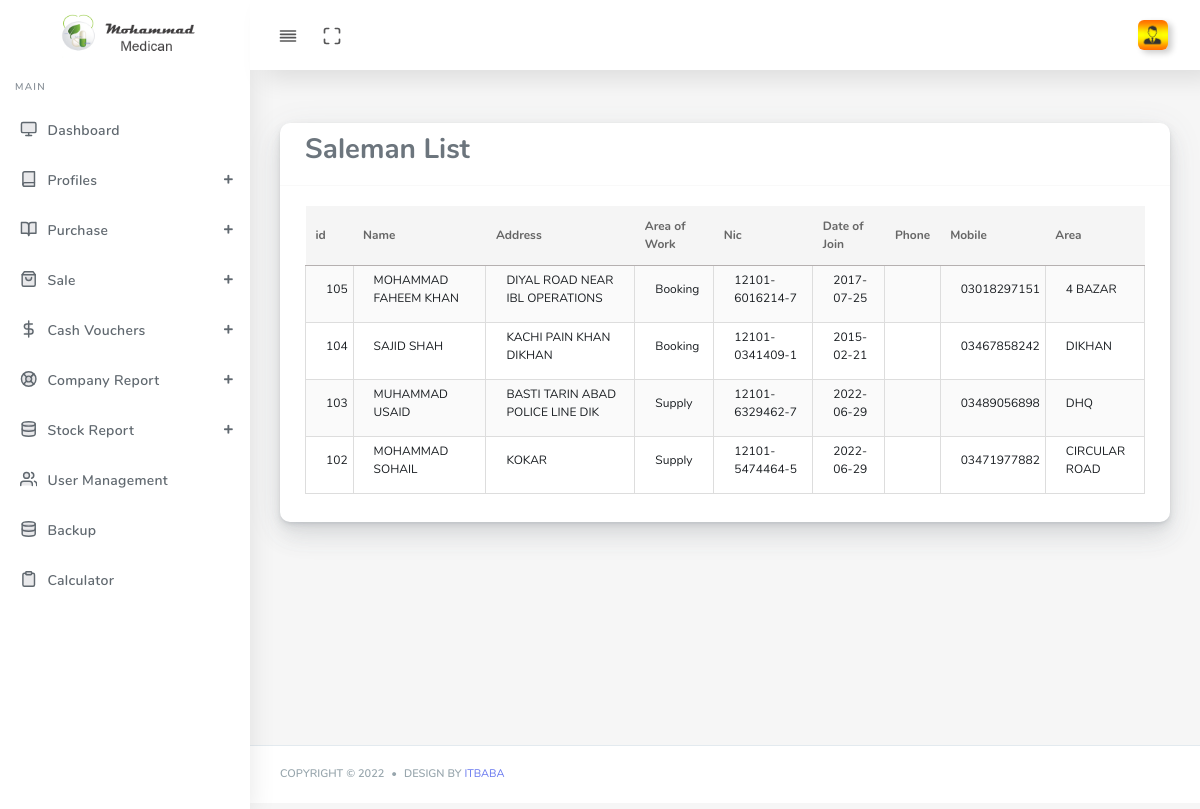
Screenshot of /saleman-list.php (signed in) with the database file from the repository.
### tables this page shows
CREATE TABLE IF NOT EXISTS `customers` (
  `id` varchar(255) NOT NULL,
  `companycode` varchar(255) DEFAULT NULL,
  `name` varchar(255) NOT NULL,
  `area` varchar(255) DEFAULT NULL,
  `address` text DEFAULT NULL,
  `contactperson` varchar(255) DEFAULT NULL,
  `mode` int(11) DEFAULT NULL,
  `licence` varchar(255) DEFAULT NULL,
  `ldate` date DEFAULT NULL,
  `phone` varchar(255) DEFAULT NULL,
  `mobile` varchar(255) DEFAULT NULL,
  `tax` float DEFAULT NULL,
  `dsr` varchar(255) DEFAULT NULL,
  `sas` varchar(255) DEFAULT NULL,
  `areaofwork` varchar(255) DEFAULT NULL,
  `nic` varchar(255) DEFAULT NULL,
  `designation` varchar(255) DEFAULT NULL,
  `ccode` varchar(255) DEFAULT NULL,
  `groupcode` int(11) DEFAULT NULL,
  `customertype` int(11) NOT NULL,
  PRIMARY KEY (`id`)
);

CREATE TABLE IF NOT EXISTS `ariainfo` (
  `sno` tinyint(4) NOT NULL AUTO_INCREMENT,
  `ariaid` varchar(10) DEFAULT NULL,
  `arianame` varchar(15) DEFAULT NULL,
  `status` tinyint(4) DEFAULT NULL,
  PRIMARY KEY (`sno`)
);

### saleman-list.php (the view, shortened to what this page needs)
<?php
include "include/header.php";
?>
</head>
<body >
  <?php include "include/menu.php"; ?>
      <div class="main-content">
        <section class="section">
          <div class="section-body">
            <div class="row">
              <div class="col-12">
                <div class="card">
                  <div class="card-header">
                    <h3>Saleman List</h3>
                  </div>
                  <div class="card-body">
                    <div class="table-responsive">
<table class="table table-striped table-hover text-dark mb-2" id="user_data" style="width:100%;">
<thead>
<tr>
<th >id</th>
<th >Name</th>
<th >Address</th>
<th >Area of Work</th>
<th >Nic</th>
<th >Date of Join</th>
<th >Phone</th>
<th >Mobile</th>
<th >Area</th>
</tr>
</thead>
<tbody>
<?php
include "db.php";
$q="select a.*,b.arianame
from customers as a ,ariainfo as b
where a.area=b.sno and a.customertype=3 order by a.id DESC
";
$s=$dbpdo->prepare($q);
$s->execute();
while($row = $s->fetch(PDO::FETCH_BOTH)){
echo "<tr>
<td>$row[0]</td>
<td>$row[2]</td>
<td>$row[address]</td>
<td>$row[areaofwork]</td>
<td>$row[nic]</td>
<td>$row[ldate]</td>
<td>$row[phone]</td>
<td>$row[mobile]</td>
<td>$row[arianame]</td>
</tr>
";
}
?>
  </tbody>
 </table>
               </div>
            </div></div>
            </div>
              </div>
            </div>
          </div>
     <?php include "include/footer.php";?>

### include/header.php (style rules this page uses)
#user_data { font-size:13px !important; color: #191d21 !important }
#user_data tr td { height: 0px; font-size: 12px; padding: 5px 5px 15px 20px; border: 1px solid #ddd !important; }
th { background-image: linear-gradient(#8ea0a0,#a9e0e2); border: 0px solid #333 !important; color: #583517; border-bottom: 1px solid #b5b0b0 !important; background: #ddd; font-size: 12px; }
thead { margin-bottom:5px; }

### rows the page displays
customers: id "105", name "MOHAMMAD FAHEEM KHAN", address "DIYAL ROAD NEAR IBL OPERATIONS", areaofwork "Booking", nic "12101-6016214-7", ldate "2017-07-25", mobile "03018297151", ariainfo.arianame "4 BAZAR"
customers: id "104", name "SAJID SHAH", address "KACHI PAIN KHAN DIKHAN", areaofwork "Booking", nic "12101-0341409-1", ldate "2015-02-21", mobile "03467858242", ariainfo.arianame "DIKHAN"
customers: id "103", name "MUHAMMAD USAID", address "BASTI TARIN ABAD POLICE LINE DIK", areaofwork "Supply", nic "12101-6329462-7", ldate "2022-06-29", mobile "03489056898", ariainfo.arianame "DHQ"
customers: id "102", name "MOHAMMAD SOHAIL", address "KOKAR", areaofwork "Supply", nic "12101-5474464-5", ldate "2022-06-29", mobile "03471977882", ariainfo.arianame "CIRCULAR ROAD"
